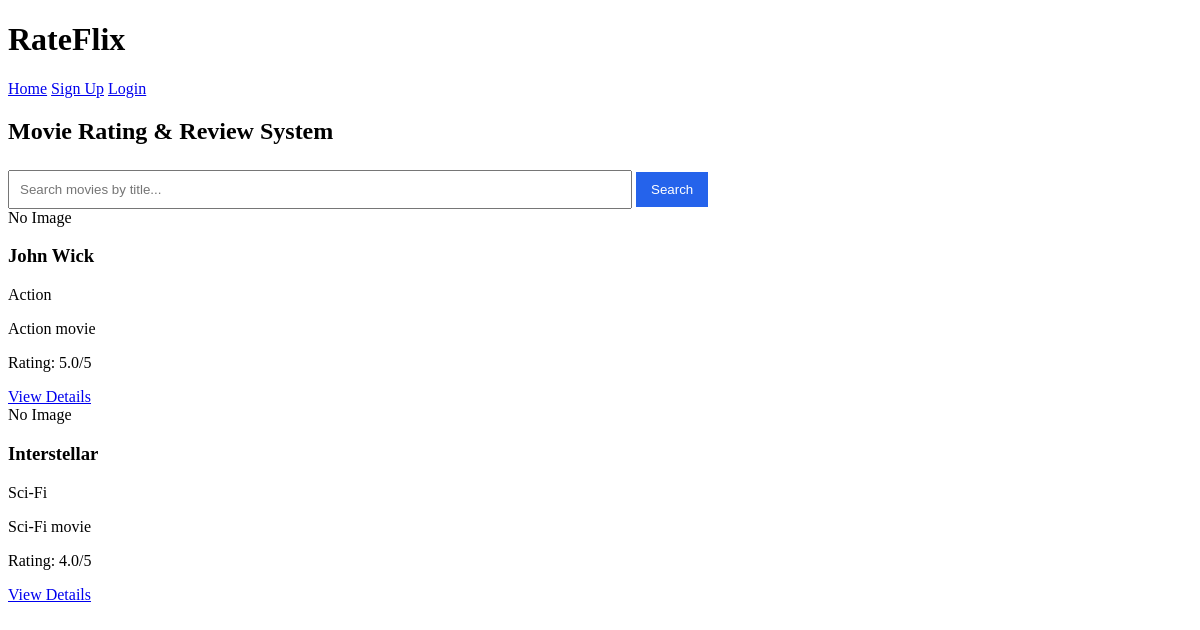
The page / on the database its author committed.
### tables this page shows
CREATE TABLE dbProj_movies (
    movie_id INT AUTO_INCREMENT PRIMARY KEY,
    creator_id INT NOT NULL,
    category_id INT NOT NULL,
    title VARCHAR(150) NOT NULL,
    short_description VARCHAR(255) NOT NULL,
    description TEXT NOT NULL,
    poster_image VARCHAR(255),
    media_file VARCHAR(255),
    status ENUM('draft','published','removed') DEFAULT 'draft',
    created_at TIMESTAMP DEFAULT CURRENT_TIMESTAMP,

    FOREIGN KEY (creator_id)
    REFERENCES dbProj_users(user_id),

    FOREIGN KEY (category_id)
    REFERENCES dbProj_categories(category_id)
);

CREATE TABLE dbProj_categories (
    category_id INT AUTO_INCREMENT PRIMARY KEY,
    category_name VARCHAR(50) NOT NULL UNIQUE
);

### index.php (the view, shortened to what this page needs)
<?php
include 'config.php';
$search = "";
if (isset($_GET["search"])) {
    $search = trim($_GET["search"]);
    $stmt = mysqli_prepare($conn, "
        SELECT m.*, c.category_name,
        IFNULL(AVG(r.rating_value), 0) AS avg_rating
        FROM dbProj_movies m
        JOIN dbProj_categories c ON m.category_id = c.category_id
        LEFT JOIN dbProj_ratings r ON m.movie_id = r.movie_id
        WHERE m.status = 'published'
        AND m.title LIKE ?
        GROUP BY m.movie_id
        ORDER BY m.created_at DESC
    ");
    $searchParam = "%" . $search . "%";
    mysqli_stmt_bind_param($stmt, "s", $searchParam);
    mysqli_stmt_execute($stmt);
    $movies = mysqli_stmt_get_result($stmt);
} else {
    $query = "
        SELECT m.*, c.category_name,
        IFNULL(AVG(r.rating_value), 0) AS avg_rating
        FROM dbProj_movies m
        JOIN dbProj_categories c ON m.category_id = c.category_id
        LEFT JOIN dbProj_ratings r ON m.movie_id = r.movie_id
        WHERE m.status = 'published'
        GROUP BY m.movie_id
        ORDER BY m.created_at DESC
    ";
    $movies = mysqli_query($conn, $query);
}
?>
<!DOCTYPE html>
<html>
<head>
    <link rel="stylesheet" href="assets/style.css">
</head>
<body>
<header>
    <h1>RateFlix</h1>
    <nav>
        <a href="index.php">Home</a>
        <a href="signup.php">Sign Up</a>
        <a href="login.php">Login</a>
    </nav>
</header>
<div class="container">
    <h2>Movie Rating & Review System</h2>
    <form method="GET" class="search-form">
        <input type="text" name="search" placeholder="Search movies by title..." value="<?php echo htmlspecialchars($search); ?>">
        <button type="submit">Search</button>
    </form>
    <div class="movie-grid">
        <?php if (mysqli_num_rows($movies) > 0): ?>
            <?php while ($movie = mysqli_fetch_assoc($movies)): ?>
                <div class="movie-card">
                    <div class="poster">
                        <?php if (!empty($movie["poster_image"])): ?>
                            <img src="uploads/<?php echo htmlspecialchars($movie["poster_image"]); ?>" alt="Movie Poster">
                        <?php else: ?>
                            <div class="placeholder">No Image</div>
                        <?php endif; ?>
                    </div>
                    <h3><?php echo htmlspecialchars($movie["title"]); ?></h3>
                    <p class="category"><?php echo htmlspecialchars($movie["category_name"]); ?></p>
                    <p><?php echo htmlspecialchars($movie["short_description"]); ?></p>
                    <p class="rating">Rating: <?php echo number_format($movie["avg_rating"], 1); ?>/5</p>
                    <a class="btn" href="movie.php?id=<?php echo $movie["movie_id"]; ?>">View Details</a>
                </div>
            <?php endwhile; ?>
        <?php else: ?>
            <p>No movies found.</p>
        <?php endif; ?>
    </div>
</div>
</body>
</html>

### assets/style.css (style rules this page uses)
input, select, textarea { width: 100%; max-width: 600px; padding: 10px; margin-top: 5px; }
button { background: #2563eb; color: white; border: none; padding: 10px 15px; cursor: pointer; }

### rows shown on the page
dbproj_movies: shows "No Image", title "John Wick", category.category_name "Action", short_description "Action movie", avg_rating "5.0"
dbproj_movies: shows "No Image", title "Interstellar", category.category_name "Sci-Fi", short_description "Sci-Fi movie", avg_rating "4.0"
